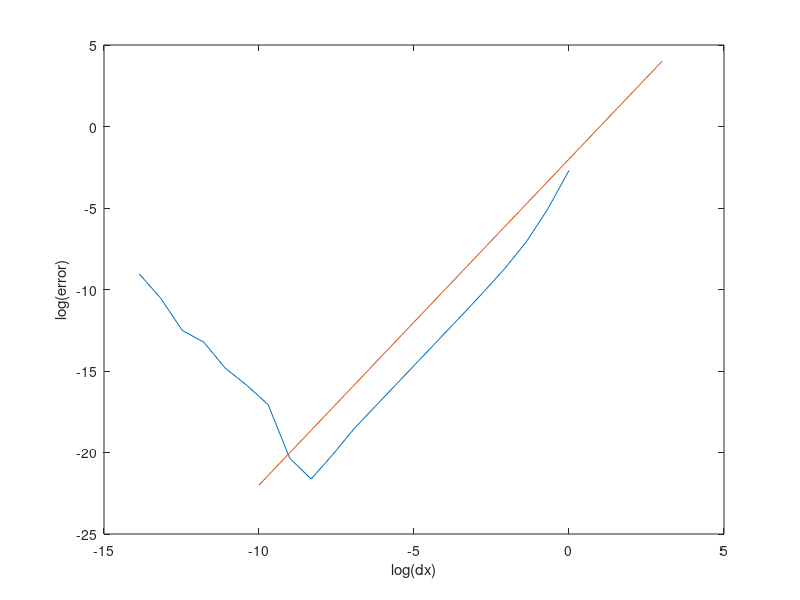

Write MATLAB code to recreate this figure.
clc
clear all;
close all;

p = 0.1  #Punto a evaluar
dx=1  #Espacio entre nodos
#En cada iteracion reducimos dx en un factor de 2
for i=1:20
  dx = [dx dx(end)/2];
endfor

Der2 =[];
#Aproximacion
for i=1:length(dx)
  f=@(x) e^(-0.25*x.^3);  #Definimos la funcion analitica
  f1 = f(p-dx(i));  #Punto anterior en la malla
  f2 = f(p);
  f3 = f(p+dx(i));  #Punto posterior
  der2 = (f1-2*f2+f3)/(dx(i)*dx(i));  #Aproximacion centrada de la derivada segunda
  Der2 = [Der2 der2];  #Vector con los valores de la derivada segunda en el punto p
end

#Analitica
Der2_analitica = [];
#d2f = @(x) -3/2 * x * e^(-0.25 * x^3) + 9/16 * x^5 * e^(-0.25 * x^3);
d2f = @(x) e^(-0.25*x^3)*(-1.5*x + 0.5625*x^4);

for i=1:length(dx)
  Der2_analitica = [Der2_analitica d2f(p)];  #Generamos un vector con los valores de la derivada analitica
end
#df = @(x) e^(-0.25*x^3)*(-3*0.25*x^2);

error = sqrt((Der2_analitica-Der2).^2);  #Calculamos el error entre la derivada aproximada y la analitica

plot(log(dx),log(error))  #Vemos la evolucion del error a medida que se redujo el espacio entre nodos.
xlabel('log(dx)')
ylabel('log(error)')
hold on
x = linspace(-10, 3, 100); # Rango de valores de x
y = 2*(x+3) - 8;       # Ecuación de la recta
plot(x, y);

#Para calcular el orden del error se debe plantear:
#Que el error de aproximacion sea de orden p, es equivalente a:
#E = C*dx^p --> log E = log C + p*log(dx)
#Lo que es la ecuacion de una recta de la forma y = a*x + b
#Sabemos que el orden de aproximacion de la derivada utilizada en este caso es de orden 2,
#Por lo que se debe cumplir que: log E = log C + 2log(dx).
#Esto se puede ver graficamente al comparar con una recta con pendiente 2

#Otra forma de obtener la pendiente y por ende el orden
#p = (y2-y1)/(x2-x1) -->
p = (log(error(8))-log(error(7)))/(log(dx(8))-log(dx(7)))







